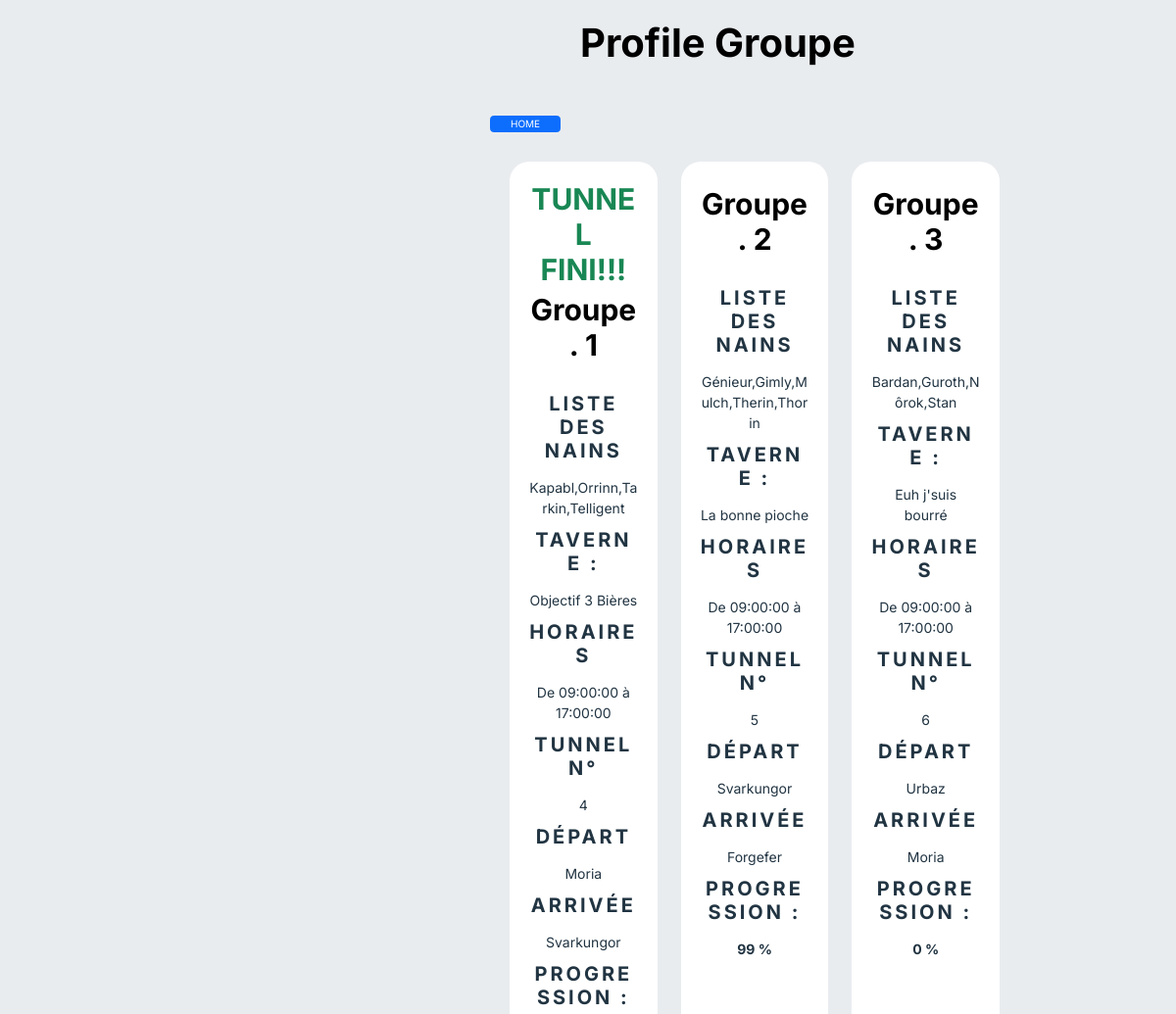
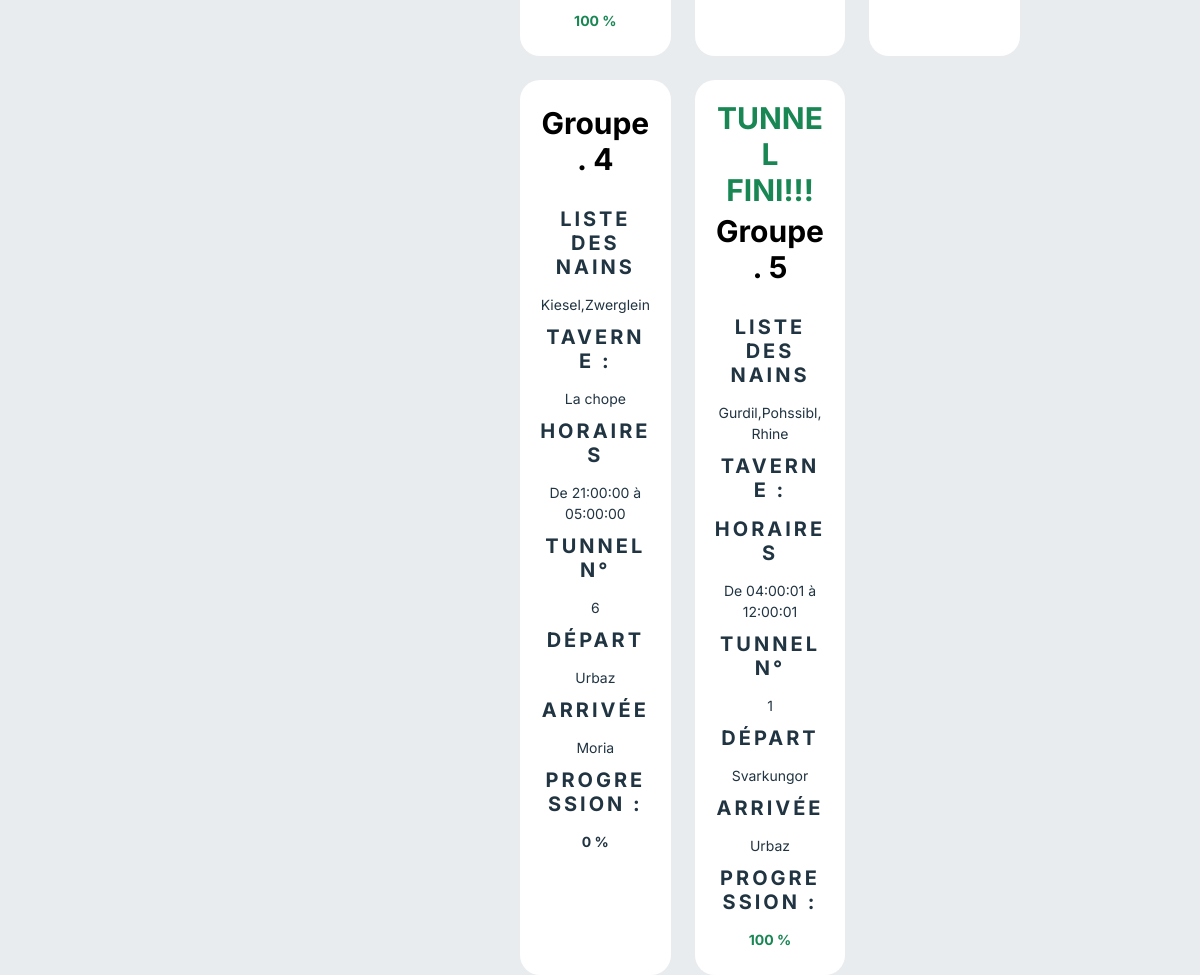
The page /Rendu/groupe_list.php on the database its author committed (2 pictures, top to bottom).
### tables this page shows
CREATE TABLE `groupe` (
  `g_id` int(11) NOT NULL,
  `g_debuttravail` time NOT NULL,
  `g_fintravail` time NOT NULL,
  `g_taverne_fk` int(11) DEFAULT NULL,
  `g_tunnel_fk` int(11) DEFAULT NULL
);

CREATE TABLE `tunnel` (
  `t_id` int(11) NOT NULL,
  `t_progres` float NOT NULL,
  `t_villedepart_fk` int(11) NOT NULL,
  `t_villearrivee_fk` int(11) NOT NULL
);

CREATE TABLE `taverne` (
  `t_id` int(11) NOT NULL,
  `t_nom` varchar(255) NOT NULL,
  `t_chambres` int(11) NOT NULL,
  `t_blonde` tinyint(1) NOT NULL,
  `t_brune` tinyint(1) NOT NULL,
  `t_rousse` tinyint(1) NOT NULL,
  `t_ville_fk` int(11) NOT NULL
);

CREATE TABLE `ville` (
  `v_id` int(11) NOT NULL,
  `v_nom` varchar(255) NOT NULL,
  `v_superficie` int(11) NOT NULL
);

### Rendu/groupe_list.php (the view, shortened to what this page needs)
<?php
include 'inc/head.php';
?>
<?php
$pdo = dbConnect();
try {
  $query = 'SELECT
  g.g_id, g_debuttravail, g_fintravail,
  GROUP_CONCAT(DISTINCT n.n_nom) AS listenain,
  ta.t_nom,
  tu.t_id, tu.t_progres,
  tu.t_villedepart_fk AS ville_depart,
  tu.t_villearrivee_fk AS ville_arrivee,
  v1.v_nom AS depart_nom,
  v2.v_nom AS arrivee_nom
FROM groupe g
LEFT JOIN nain n ON g.g_id = n.n_groupe_fk
LEFT JOIN taverne ta ON g.g_taverne_fk = ta.t_id
JOIN tunnel tu ON g_tunnel_fk = tu.t_id
LEFT JOIN ville v1 ON tu.t_villedepart_fk = v1.v_id
LEFT JOIN ville v2 ON tu.t_villearrivee_fk = v2.v_id
GROUP BY g.g_id, ta.t_nom
';
  if (($request = $pdo->prepare($query)) !== false) {
    if ($request->execute()) {
      $groupeAll = $request->fetchAll(PDO::FETCH_ASSOC);
    }
  }
} catch (PDOException $e) {
  die($e->getMessage());
}
?>
<h1 class="text-align-center title">Profile Groupe </h1>
<div><a href="dashboard.php" class="n-container btn btn-primary mb-5">HOME</a></div>
<section class="n-container n-d-grid supplierList">
  <?php foreach ($groupeAll as $groupe) : ?>
     <?php if ($groupe['t_progres'] != 100) : ?>
        <?= $fini = '';
        $color = ''; ?>
      <?php elseif ($groupe['t_progres'] == 100) : ?>
        <?php $fini = 'TUNNEL FINI!!!';
        $color = 'text-success';
        ?>
      <?php endif; ?>
    <div class=" supplierCard n-col-4 ">
        <h1 class=<?= $color?>><?=$fini?></h1>
      <h1>Groupe . <?= $groupe['g_id'] ?></h1>
      <h2 class="mt-5 fw-bold">Liste des Nains</h2>
      <p><?= $groupe['listenain'] ?></p>
      <h2 class="mt-3 fw-bold">Taverne :</h2>
      <p><?= $groupe['t_nom'] ?></p>
      <h2 class="mt-3 fw-bold">Horaires</h2>
      <p><?= 'De ' . $groupe['g_debuttravail'] . " à " . $groupe['g_fintravail'] ?></p>
      <h2 class="mt-3 fw-bold">Tunnel n° </h2>
      <p><?= $groupe['t_id'] ?></p>
      <h2 class="mt-3 fw-bold">Départ</h2>
      <p><?= $groupe['depart_nom'] ?></p>
      <h2 class="mt-3 fw-bold">Arrivée</h2>
      <p><?= $groupe['arrivee_nom'] ?></p>
      <h2 class="mt-3 fw-bold ">Progression : </h2>
      <p class="fw-bold <?=$color?>"><?= $groupe['t_progres'] . ' %' ?></p>
    </div>
  <?php endforeach; ?>
</section>
<?php
include 'inc/foot.php';
?>

### Rendu/inc/head.php (shortened to what this page needs)
<!doctype html>
<html lang="en">
<head>
  <link rel="stylesheet" href="https://cdnjs.cloudflare.com/ajax/libs/bootstrap-icons/1.11.3/font/bootstrap-icons.min.css" />
  <link href="https://cdn.jsdelivr.net/npm/bootstrap@5.3.3/dist/css/bootstrap.min.css" rel="stylesheet">
</head>
<link rel="stylesheet" href="css/style.css">
<body class="bg-body-secondary">

### Rendu/inc/foot.php (shortened to what this page needs)
  </body>
</html>

### Rendu/css/style.css (style rules this page uses)
*, *::before, *::after { box-sizing: border-box; }
* { margin: 0; padding: 0; }
html, body { height: 100%; font-size: 62.5%; scroll-behavior: smooth; }
p, h1, h2, h3, h4, h5, h6 { overflow-wrap: break-word; }
a { text-decoration: none; color: inherit; }
body { line-height: 1.5; -webkit-font-smoothing: antialiased; font-family: "inter", sans serif; color: #213442; background-color: var(--bkgrd-primary); }
:root { --bkgrd-primary: #e2dfdf; --text-primaryColor: #000; --text-secondaryColor: ; --btn-primaryColor: #121e91; --btn-secondaryColor: #27b8cc; --btn-delete: #a40c20; --primary-hover: #0494b4; --bkgrd-header: #0f1125; }
.n-container { max-width: 132.5rem; margin: 0 16rem 0 50rem; padding: 0 2rem; }
.n-d-grid { display: grid; grid-template-columns: repeat(12, 1fr); grid-template-rows: auto; gap: 2.4rem; }
.n-col-4 { grid-column: span 4; }
section { text-align: center; }
.title { font-size: 4rem; padding-top: 2rem; font-weight: bold; margin : 0 0 5rem 26.5rem; text-transform: capitalize; color: var(--text-primaryColor); }
h1 { font-family: 'inter', sans-serif; text-align: center; font-size: 3rem; font-weight: bold; color: var(--text-primaryColor); }
.supplierList h2 { text-transform: uppercase; letter-spacing: 0.3rem; align-items: right; margin-bottom: 1.5rem; font-size: 2rem; }
.supplierList p { margin-bottom: 0.5rem; font-size: 1.4rem; }
.supplierList .supplierCard { border-radius: 3rem; background-color: #fff; border-radius: 20px; padding: 2rem; }

### rows shown on the page
groupe: g_tunnel_fk.t_progres "TUNNEL FINI!!!", g_id "1", listenain "Kapabl,Orrinn,Tarkin,Telligent", g_taverne_fk.t_nom "Objectif 3 Bières", g_debuttravail "09:00:00", g_fintravail "17:00:00", g_tunnel_fk.t_id "4", ville.v_nom "Moria", ville.v_nom "Svarkungor", g_tunnel_fk.t_progres "100"
groupe: g_id "2", listenain "Génieur,Gimly,Mulch,Therin,Thorin", g_taverne_fk.t_nom "La bonne pioche", g_debuttravail "09:00:00", g_fintravail "17:00:00", g_tunnel_fk.t_id "5", ville.v_nom "Svarkungor", ville.v_nom "Forgefer", g_tunnel_fk.t_progres "99"
groupe: g_id "3", listenain "Bardan,Guroth,Nôrok,Stan", g_taverne_fk.t_nom "Euh j'suis bourré", g_debuttravail "09:00:00", g_fintravail "17:00:00", g_tunnel_fk.t_id "6", ville.v_nom "Urbaz", ville.v_nom "Moria", g_tunnel_fk.t_progres "0"
groupe: g_id "4", listenain "Kiesel,Zwerglein", g_taverne_fk.t_nom "La chope", g_debuttravail "21:00:00", g_fintravail "05:00:00", g_tunnel_fk.t_id "6", ville.v_nom "Urbaz", ville.v_nom "Moria", g_tunnel_fk.t_progres "0"
groupe: g_tunnel_fk.t_progres "TUNNEL FINI!!!", g_id "5", listenain "Gurdil,Pohssibl,Rhine", g_debuttravail "04:00:01", g_fintravail "12:00:01", g_tunnel_fk.t_id "1", ville.v_nom "Svarkungor", ville.v_nom "Urbaz", g_tunnel_fk.t_progres "100"
